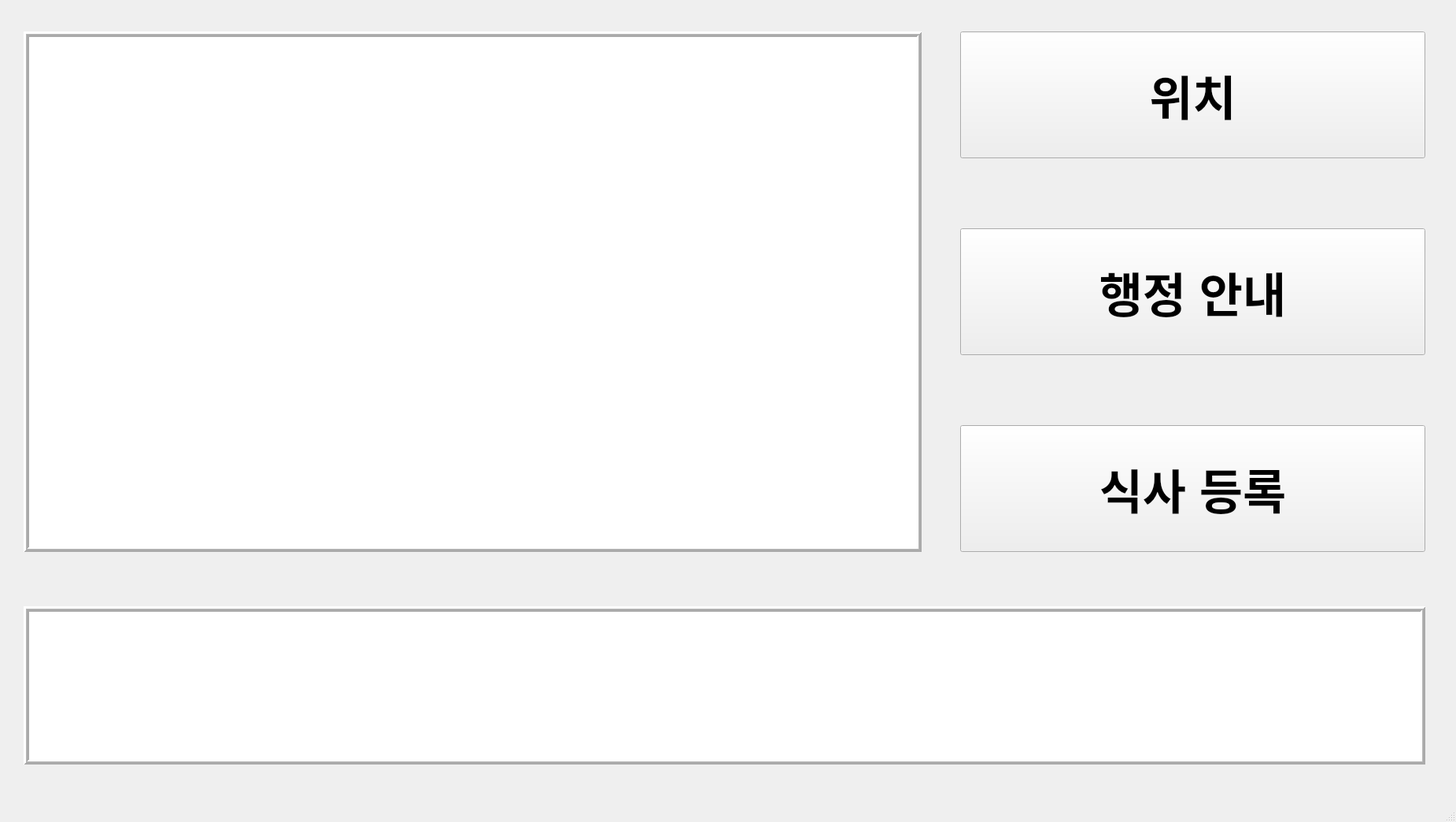
<?xml version="1.0" encoding="UTF-8"?>
<ui version="4.0">
 <class>MainWindow</class>
 <widget class="QMainWindow" name="MainWindow">
  <property name="geometry">
   <rect>
    <x>0</x>
    <y>0</y>
    <width>1850</width>
    <height>1044</height>
   </rect>
  </property>
  <property name="windowTitle">
   <string>MainWindow</string>
  </property>
  <widget class="QWidget" name="centralwidget">
   <widget class="QLabel" name="lblSpeechRec">
    <property name="geometry">
     <rect>
      <x>30</x>
      <y>40</y>
      <width>1141</width>
      <height>661</height>
     </rect>
    </property>
    <property name="font">
     <font>
      <pointsize>36</pointsize>
     </font>
    </property>
    <property name="styleSheet">
     <string notr="true">background-color: rgb(255, 255, 255);</string>
    </property>
    <property name="frameShape">
     <enum>QFrame::Box</enum>
    </property>
    <property name="frameShadow">
     <enum>QFrame::Raised</enum>
    </property>
    <property name="lineWidth">
     <number>3</number>
    </property>
    <property name="midLineWidth">
     <number>1</number>
    </property>
    <property name="text">
     <string/>
    </property>
   </widget>
   <widget class="QLabel" name="lblResult">
    <property name="geometry">
     <rect>
      <x>30</x>
      <y>770</y>
      <width>1781</width>
      <height>201</height>
     </rect>
    </property>
    <property name="font">
     <font>
      <pointsize>36</pointsize>
     </font>
    </property>
    <property name="styleSheet">
     <string notr="true">background-color: rgb(255, 255, 255);</string>
    </property>
    <property name="frameShape">
     <enum>QFrame::Box</enum>
    </property>
    <property name="frameShadow">
     <enum>QFrame::Raised</enum>
    </property>
    <property name="lineWidth">
     <number>3</number>
    </property>
    <property name="midLineWidth">
     <number>1</number>
    </property>
    <property name="text">
     <string/>
    </property>
   </widget>
   <widget class="QPushButton" name="btnLocation">
    <property name="geometry">
     <rect>
      <x>1220</x>
      <y>40</y>
      <width>591</width>
      <height>161</height>
     </rect>
    </property>
    <property name="font">
     <font>
      <pointsize>45</pointsize>
      <weight>75</weight>
      <bold>true</bold>
     </font>
    </property>
    <property name="cursor">
     <cursorShape>PointingHandCursor</cursorShape>
    </property>
    <property name="autoFillBackground">
     <bool>false</bool>
    </property>
    <property name="text">
     <string>위치</string>
    </property>
   </widget>
   <widget class="QPushButton" name="btnMeal">
    <property name="geometry">
     <rect>
      <x>1220</x>
      <y>540</y>
      <width>591</width>
      <height>161</height>
     </rect>
    </property>
    <property name="font">
     <font>
      <pointsize>45</pointsize>
      <weight>75</weight>
      <bold>true</bold>
     </font>
    </property>
    <property name="cursor">
     <cursorShape>PointingHandCursor</cursorShape>
    </property>
    <property name="autoFillBackground">
     <bool>false</bool>
    </property>
    <property name="text">
     <string>식사 등록</string>
    </property>
   </widget>
   <widget class="QPushButton" name="btnService">
    <property name="geometry">
     <rect>
      <x>1220</x>
      <y>290</y>
      <width>591</width>
      <height>161</height>
     </rect>
    </property>
    <property name="font">
     <font>
      <pointsize>45</pointsize>
      <weight>75</weight>
      <bold>true</bold>
     </font>
    </property>
    <property name="cursor">
     <cursorShape>PointingHandCursor</cursorShape>
    </property>
    <property name="autoFillBackground">
     <bool>false</bool>
    </property>
    <property name="text">
     <string>행정 안내</string>
    </property>
   </widget>
  </widget>
  <widget class="QMenuBar" name="menubar">
   <property name="geometry">
    <rect>
     <x>0</x>
     <y>0</y>
     <width>1850</width>
     <height>22</height>
    </rect>
   </property>
  </widget>
  <widget class="QStatusBar" name="statusbar"/>
 </widget>
 <resources/>
 <connections/>
</ui>
